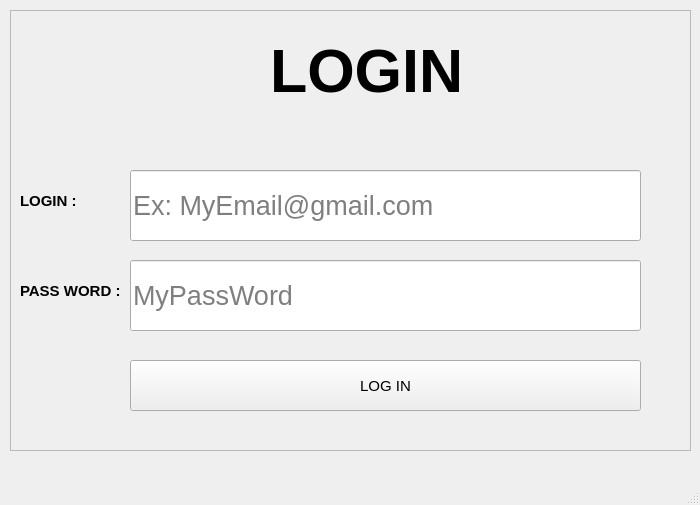
<?xml version="1.0" encoding="UTF-8"?>
<ui version="4.0">
 <class>MainWindow</class>
 <widget class="QMainWindow" name="MainWindow">
  <property name="geometry">
   <rect>
    <x>0</x>
    <y>0</y>
    <width>700</width>
    <height>505</height>
   </rect>
  </property>
  <property name="windowTitle">
   <string>Fiangonana Manara-penitra</string>
  </property>
  <property name="windowIcon">
   <iconset>
    <normaloff>assets/img/Autoc phale_logo.webp</normaloff>assets/img/Autoc phale_logo.webp</iconset>
  </property>
  <widget class="QWidget" name="centralwidget">
   <widget class="QFrame" name="frame">
    <property name="geometry">
     <rect>
      <x>10</x>
      <y>10</y>
      <width>681</width>
      <height>441</height>
     </rect>
    </property>
    <property name="font">
     <font>
      <pointsize>11</pointsize>
     </font>
    </property>
    <property name="frameShape">
     <enum>QFrame::StyledPanel</enum>
    </property>
    <property name="frameShadow">
     <enum>QFrame::Raised</enum>
    </property>
    <widget class="QLineEdit" name="lineEdit_2">
     <property name="geometry">
      <rect>
       <x>120</x>
       <y>250</y>
       <width>511</width>
       <height>71</height>
      </rect>
     </property>
     <property name="font">
      <font>
       <pointsize>20</pointsize>
      </font>
     </property>
     <property name="placeholderText">
      <string>MyPassWord</string>
     </property>
    </widget>
    <widget class="QLineEdit" name="lineEdit">
     <property name="geometry">
      <rect>
       <x>120</x>
       <y>160</y>
       <width>511</width>
       <height>71</height>
      </rect>
     </property>
     <property name="font">
      <font>
       <pointsize>20</pointsize>
      </font>
     </property>
     <property name="placeholderText">
      <string>Ex: MyEmail@gmail.com</string>
     </property>
    </widget>
    <widget class="QPushButton" name="pushButton">
     <property name="geometry">
      <rect>
       <x>120</x>
       <y>350</y>
       <width>511</width>
       <height>51</height>
      </rect>
     </property>
     <property name="text">
      <string>LOG IN</string>
     </property>
     <property name="icon">
      <iconset>
       <normaloff>assets/img/black-login-icon--0.png</normaloff>assets/img/black-login-icon--0.png</iconset>
     </property>
    </widget>
    <widget class="QLabel" name="label">
     <property name="geometry">
      <rect>
       <x>260</x>
       <y>20</y>
       <width>271</width>
       <height>81</height>
      </rect>
     </property>
     <property name="font">
      <font>
       <pointsize>46</pointsize>
       <weight>75</weight>
       <bold>true</bold>
      </font>
     </property>
     <property name="text">
      <string>LOGIN</string>
     </property>
    </widget>
    <widget class="QLabel" name="label_2">
     <property name="geometry">
      <rect>
       <x>150</x>
       <y>20</y>
       <width>111</width>
       <height>81</height>
      </rect>
     </property>
     <property name="text">
      <string/>
     </property>
     <property name="pixmap">
      <pixmap>assets/img/free-user-login-icon-305-thumb.png</pixmap>
     </property>
     <property name="scaledContents">
      <bool>true</bool>
     </property>
    </widget>
    <widget class="QLabel" name="label_3">
     <property name="geometry">
      <rect>
       <x>10</x>
       <y>170</y>
       <width>71</width>
       <height>41</height>
      </rect>
     </property>
     <property name="font">
      <font>
       <pointsize>11</pointsize>
       <weight>75</weight>
       <bold>true</bold>
      </font>
     </property>
     <property name="text">
      <string>LOGIN :</string>
     </property>
    </widget>
    <widget class="QLabel" name="label_4">
     <property name="geometry">
      <rect>
       <x>10</x>
       <y>260</y>
       <width>111</width>
       <height>41</height>
      </rect>
     </property>
     <property name="font">
      <font>
       <pointsize>11</pointsize>
       <weight>75</weight>
       <bold>true</bold>
      </font>
     </property>
     <property name="text">
      <string>PASS WORD :</string>
     </property>
    </widget>
   </widget>
  </widget>
  <widget class="QMenuBar" name="menubar">
   <property name="geometry">
    <rect>
     <x>0</x>
     <y>0</y>
     <width>700</width>
     <height>21</height>
    </rect>
   </property>
  </widget>
  <widget class="QStatusBar" name="statusbar"/>
 </widget>
 <resources/>
 <connections/>
</ui>
